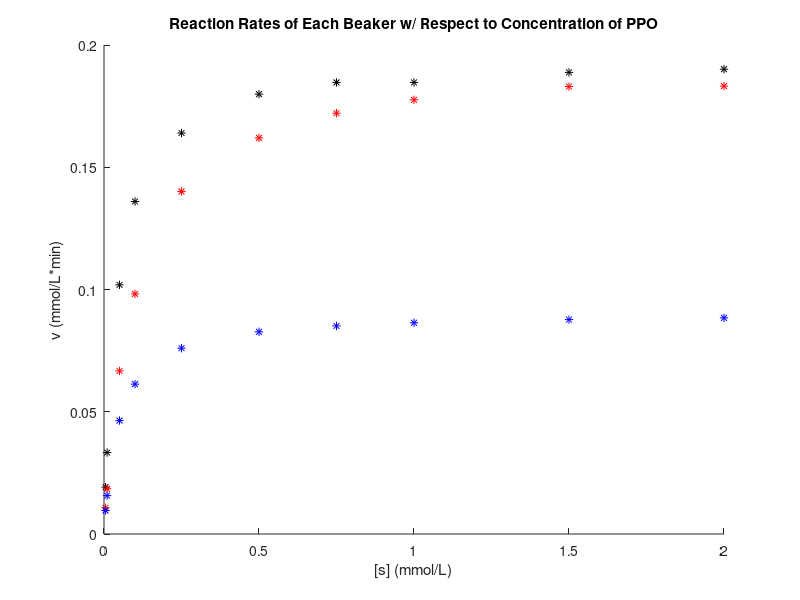

This chart was generated by the following MATLAB code:
hold on

x=[0.0192 0.0333 0.1019 0.1360 0.1640 0.1799 0.1847 0.1847 0.1888 0.19010];

y=[0.0107 0.0185 0.0667 0.0982 0.1401 0.1620 0.1721 0.1776 0.1830 0.1832];

%y=[0.0107 0.0185 0.0667 0.0982];
z=[0.0096 0.0157 0.0464 0.0613 0.0760 0.0827 0.0851 0.0864 0.0877 0.0884];
%a=[0.005 0.01 0.05 0.1];
a=[0.005 0.01 0.05 0.1 0.25 0.5 0.75 1 1.5 2];

ylabel('v (mmol/L*min)')
xlabel('[s] (mmol/L)')
title('Reaction Rates of Each Beaker w/ Respect to Concentration of PPO')

plot(a,x,'k*') %
plot(a,y,'r*') %
plot(a,z,'b*') %



hold off